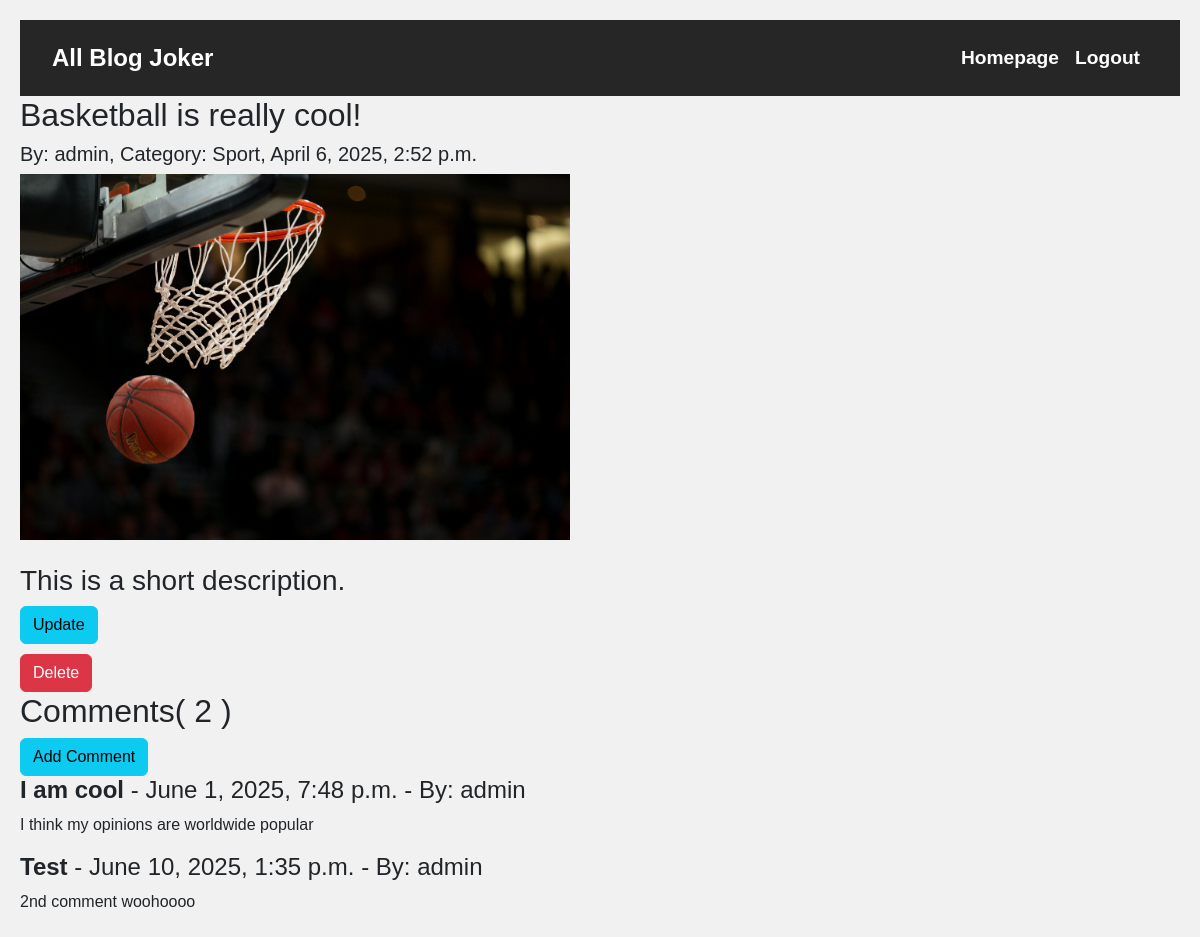
Page /blog_post/1/ (signed in) on the committed database.
### main/models.py (models this page shows, shortened)
class BlogPost(models.Model):
    user = models.ForeignKey(User, on_delete=models.CASCADE)
    category = models.ForeignKey(Category, on_delete=models.CASCADE)
    title = models.CharField(max_length=200)
    blog_image = models.ImageField(upload_to=('blog_images/'))
    description = models.TextField()
    date = models.DateTimeField(auto_now_add=True)

class Category(models.Model):
    name = models.CharField(max_length=20)
    def __str__(self):
        return self.name

class Comment(models.Model):
    blog_post = models.ForeignKey(BlogPost, related_name="comments", on_delete=models.CASCADE)
    user = models.ForeignKey(User, on_delete=models.CASCADE)
    title = models.CharField(max_length=300)
    body = models.TextField()
    date = models.DateTimeField(auto_now_add=True)

### main/views.py (the view)
# urls.py: path('blog_post/<int:pk>/', views.blog_post_details, name="blog_post_details"),
def blog_post_details(request, pk):
    blog_post = BlogPost.objects.get(id=pk)
    return render(request, 'blog_post_details.html', {'blog_post': blog_post})

### main/templates/blog_post_details.html (shortened to what this page needs)
{% extends 'base.html' %}
{% block body %}
<h2>{{ blog_post.title }}</h2>
<h5>By: {{ blog_post.user }}, Category: {{ blog_post.category }}, {{ blog_post.date }}</h5>
<img src="{{ blog_post.blog_image.url }}" style="height:366px;width:550px;" />
<br /><br />
<h3>{{ blog_post.description }}</h3>
{% if user.id == blog_post.user.id %}
    <a href="{% url 'blog_update' blog_post.pk %}" class="btn btn-info">Update</a>
{% endif %}
{% if user.id == blog_post.user.id %}
    <form action="{% url 'blog_delete' blog_post.pk %}" method="POST">
        <button type="submit" class="btn btn-danger">Delete</button>
    </form>
{% endif %}
<h2>Comments({% if blog_post.comments.all %} {{ blog_post.comments.all|length }} {% endif %})</h2>
{% if not blog_post.comments.all %}
<h3>No Comments Yet...</h3>
<a class="btn btn-info">Add Comment</a>
{% else %}
<a class="btn btn-info">Add Comment</a>
{% for comment in blog_post.comments.all %}
<h4><strong>{{ comment.title }}</strong> - {{ comment.date }} - By: {{ comment.user }}</h4>
<p>{{ comment.body }}</p>
{% endfor %}
{% endif %}
{% endblock %}

### static/styles.css (style rules this page uses)
* { box-sizing: border-box; }
body { font-family: Arial; padding: 20px; background: #f1f1f1; }
form { display: flex; flex-wrap: wrap; gap: 10px; align-items: center; margin-top: 10px; }
button { background-color: #1DB954; color: white; font-weight: bold; padding: 8px 16px; border: none; border-radius: 5px; cursor: pointer; transition: background 0.3s ease-in-out; }

### rows in the picture
BlogPost: title "Basketball is really cool!", user "admin", category "Sport", date "April 6, 2025, 2:52 p.m.", blog_image (picture), description "This is a short description.", comments.all|length "2"
Comment: title "I am cool", date "June 1, 2025, 7:48 p.m.", user "admin", body "I think my opinions are worldwide popular"
Comment: title "Test", date "June 10, 2025, 1:35 p.m.", user "admin", body "2nd comment woohoooo"
